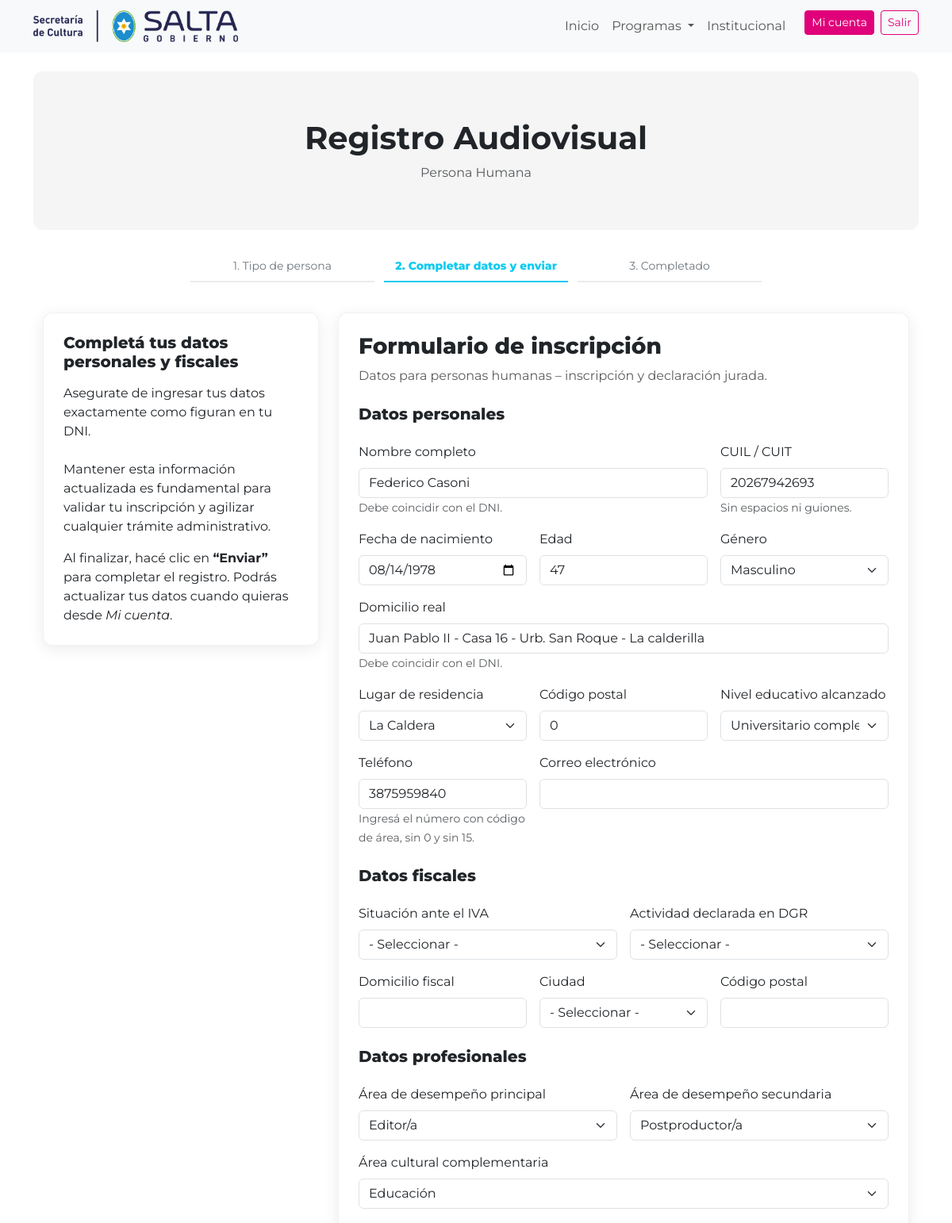
/registro/persona-humana/ (signed in, upper part), run on an earlier commit of the app's database.
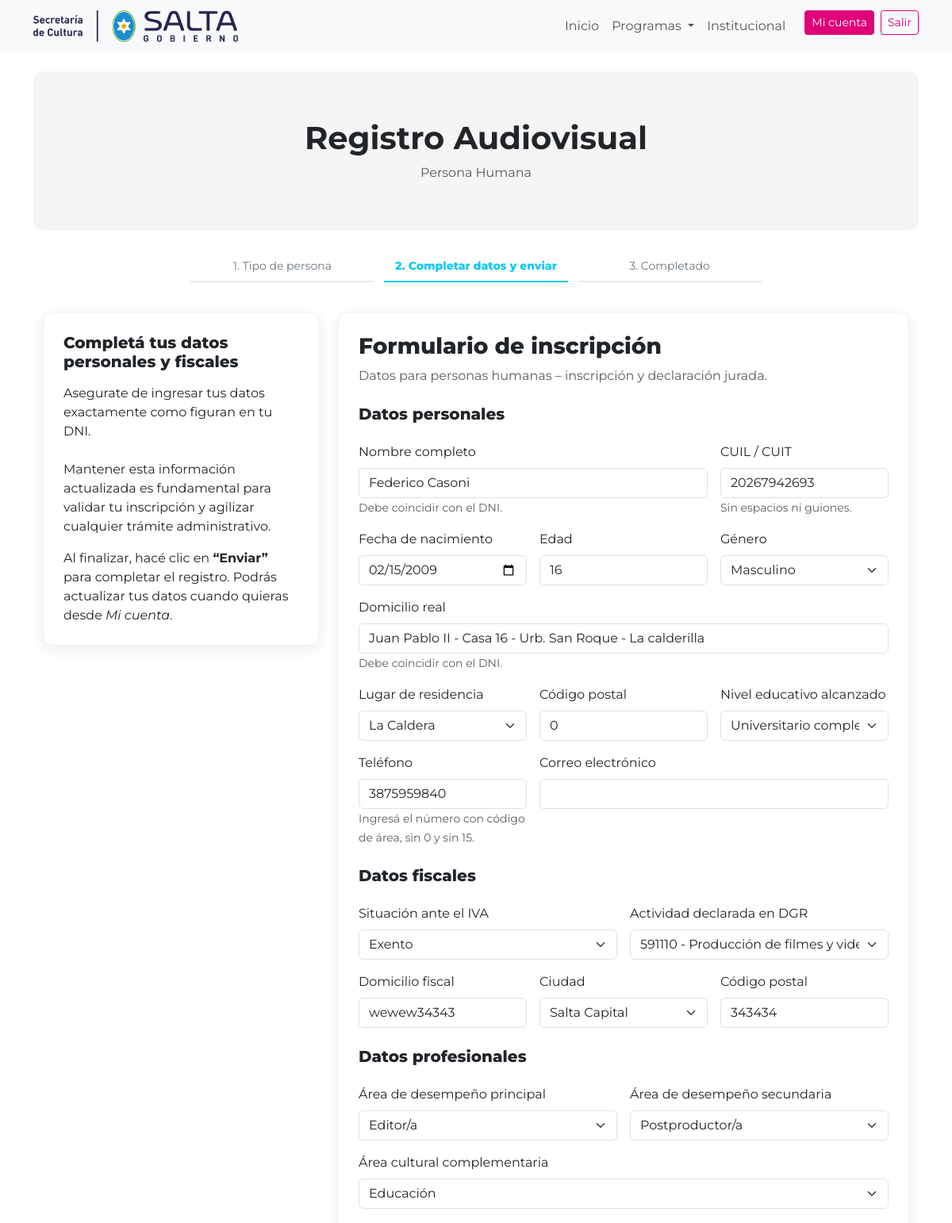
And on a later commit of the database.
### registro_audiovisual/models.py (models this page shows, shortened)
class PersonaHumana(models.Model):
    nombre_completo = models.CharField(max_length=200)
    cuil_cuit = models.CharField(max_length=20)
    fecha_nacimiento = models.DateField()
    edad = models.PositiveIntegerField()
    genero = models.CharField(
        max_length=10,
        choices=[
            ('', '- Seleccionar -'),
            ('M', 'Masculino'),
            ('F', 'Femenino'),
            ('NB', 'No binario'),
            ('O', 'Otro'),
        ]
    )
    nivel_educativo = models.CharField(
        max_length=50,
        choices=[
            ('', '- Seleccionar -'),
            ('Pc', 'Primario completo'),
            ('Sc', 'Secundario completo'),
            ('Tc', 'Terciario completo'),
            ('Uc', 'Universitario completo'),
            ('Pos', 'Posgrado completo'),
        ],
        verbose_name="Nivel educativo alcanzado"
    )
    lugar_residencia = models.CharField(
        max_length=100,
        choices=LUGARES_RESIDENCIA
    )
    otro_lugar_residencia = models.CharField(
        max_length=150,
        blank=True,
        null=True
    )
    domicilio_real = models.CharField(max_length=250)
    codigo_postal_real = models.CharField(max_length=10)
    telefono = models.CharField(max_length=50)
    email = models.EmailField()
    user = models.OneToOneField(
        User,
        on_delete=models.CASCADE,
        related_name="persona_humana",
        null=True,
        blank=True
    )
    situacion_iva = models.CharField(
        max_length=5,
        choices=SITUACION_IVA,
        blank=True,
        null=True
    )
    actividad_dgr = models.CharField(
        max_length=10,
        choices=ACTIVIDAD_DGR,
        blank=True,
        null=True
    )
    domicilio_fiscal = models.CharField(
        max_length=250,
        blank=True,
        null=True
    )
    codigo_postal_fiscal = models.CharField(
        max_length=10,
        blank=True,
        null=True
    )
    localidad_fiscal = models.CharField(
        max_length=100,
        choices=LUGARES_RESIDENCIA,
        blank=True,
        null=True
    )
    area_desempeno_1 = models.CharField(
        max_length=50,
        choices=AREA_DESEMPENO_1,
        verbose_name="Área de desempeño principal"
    )
    area_desempeno_2 = models.CharField(
        max_length=50,
        choices=AREA_DESEMPENO_2,
        blank=True,
        null=True,
        verbose_name="Área de desempeño secundaria"
    )
    area_cultural = models.CharField(
        max_length=50,
        choices=AREA_CULTURAL,
        verbose_name="Área cultural complementaria"
    )
    portfolio_web = models.URLField(
        "Sitio web / Portfolio",
        blank=True,
        null=True,
        help_text="Sitio web personal, de la productora o portfolio online (Vimeo, Behance, etc.)"
    )
    canal_video = models.URLField(
        "Canal audiovisual",
        blank=True,
        null=True,
        help_text="Canal de YouTube, Vimeo u otra plataforma de video"
    )
    instagram = models.URLField(
        "Instagram",
        blank=True,
        null=True,
        help_text="Perfil de Instagram profesional"
    )
    linkedin = models.URLField(
        "LinkedIn",
        blank=True,
        null=True,
        help_text="Perfil de LinkedIn"
    )
    link_trabajo_destacado = models.URLField(
        "Trabajo destacado",
        blank=True,
        null=True,
        help_text="Link a una obra o trabajo audiovisual relevante"
    )
    fecha_creacion = models.DateTimeField(auto_now_add=True)

### registro_audiovisual/views.py (the view)
# urls.py: path("persona-humana/", views.editar_persona_humana, name="editar_persona_humana"),
@login_required(login_url="/usuarios/login/")
def editar_persona_humana(request):
    user = request.user
    persona_existente = PersonaHumana.objects.filter(user=user).first()
    if request.method == "POST":
        form = PersonaHumanaForm(request.POST, instance=persona_existente)
        if form.is_valid():
            persona = form.save()
            persona.user = user
            persona.save(update_fields=["user"])
            return redirect(
                reverse("registro_audiovisual:inscripcion_exitosa")
                + f"?tipo=humana&id={persona.id}"
            )
    else:
        form = PersonaHumanaForm(instance=persona_existente)  # 👈 SIN initial
    return render(
        request,
        "registro/editar_persona_humana.html",
        {"form": form}
    )

### registro_audiovisual/templates/registro/editar_persona_humana.html (shortened to what the changed rows need)
{% extends "sitio_publico/base.html" %}
{% load static %}
{% block content %}
<section class="fomento-hero text-center">
  <h1 class="fw-bold mb-2">Registro Audiovisual</h1>
</section>
<div class="container py-3">
  <div class="row justify-content-center">
    <div class="col-lg-8">
      <div class="dav-card">
        <form method="post" class="row g-3">
          <div class="col-md-8">
            <label class="form-label">Nombre completo</label>
            {{ form.nombre_completo }}
            <small class="text-muted">Debe coincidir con el DNI.</small>
          </div>
          <div class="col-md-4">
            <label class="form-label">CUIL / CUIT</label>
            {{ form.cuil_cuit }}
            <small class="text-muted">Sin espacios ni guiones.</small>
          </div>
          <div class="col-md-4">
            <label class="form-label">Fecha de nacimiento</label>
            {{ form.fecha_nacimiento }}
          </div>
          <div class="col-md-4">
            <label class="form-label">Edad</label>
              <input
              type="text"
              id="edad_calculada"
              class="form-control"
              readonly
            >
          </div>
          <div class="col-md-4">
            <label class="form-label">Género</label>
            {{ form.genero }}
          </div>
          <div class="col-12">
            <label class="form-label">Domicilio real</label>
            {{ form.domicilio_real }}
            <small class="text-muted">Debe coincidir con el DNI.</small>
          </div>
          <div class="col-md-4">
            <label class="form-label">Lugar de residencia</label>
            {{ form.lugar_residencia }}
          </div>
          <div class="col-md-4">
            <label class="form-label">Código postal</label>
            {{ form.codigo_postal_real }}
          </div>
          <div class="col-md-4">
            <label class="form-label">Nivel educativo alcanzado</label>
            {{ form.nivel_educativo }}
          </div>
          <div class="col-md-4">
            <label class="form-label">Teléfono</label>
            {{ form.telefono }}
            <small class="text-muted">
              Ingresá el número con código de área, sin 0 y sin 15.
            </small>
          </div>
          <div class="col-md-8">
            <label class="form-label">Correo electrónico</label>
            {{ form.email }}
          </div>
          <div class="col-md-6">
            <label class="form-label">Situación ante el IVA</label>
            {{ form.situacion_iva }}
          </div>
          <div class="col-md-6">
            <label class="form-label">Actividad declarada en DGR</label>
            {{ form.actividad_dgr }}
          </div>
          <div class="col-md-4">
            <label class="form-label">Domicilio fiscal</label>
            {{ form.domicilio_fiscal }}
          </div>
          <div class="col-md-4">
            <label class="form-label">Ciudad</label>
            {{ form.localidad_fiscal }}
          </div>
          <div class="col-md-4">
            <label class="form-label">Código postal</label>
            {{ form.codigo_postal_fiscal }}
          </div>
          <div class="col-md-6">
            <label class="form-label">Área de desempeño principal</label>
            {{ form.area_desempeno_1 }}
          </div>
          <div class="col-md-6">
            <label class="form-label">Área de desempeño secundaria</label>
            {{ form.area_desempeno_2 }}
          </div>
          <div class="col-12">
            <label class="form-label">Área cultural complementaria</label>
            {{ form.area_cultural }}
          </div>
        </form>
      </div>
    </div>
  </div>
</div>
{% endblock %}

What changed in the data, as far as the page shows it:
changed PersonaHumana "Federico Casoni": fecha_nacimiento "08/14/1978" → "02/15/2009"; situacion_iva "- Seleccionar -" → "Exento"; actividad_dgr "- Seleccionar -" → "591110 - Producción de filmes y videocintas"; domicilio_fiscal (not shown) → "wewew34343"; localidad_fiscal "- Seleccionar -" → "Salta Capital"; codigo_postal_fiscal (not shown) → "343434"
Also different on the page:
form field value: "47" → "16"
